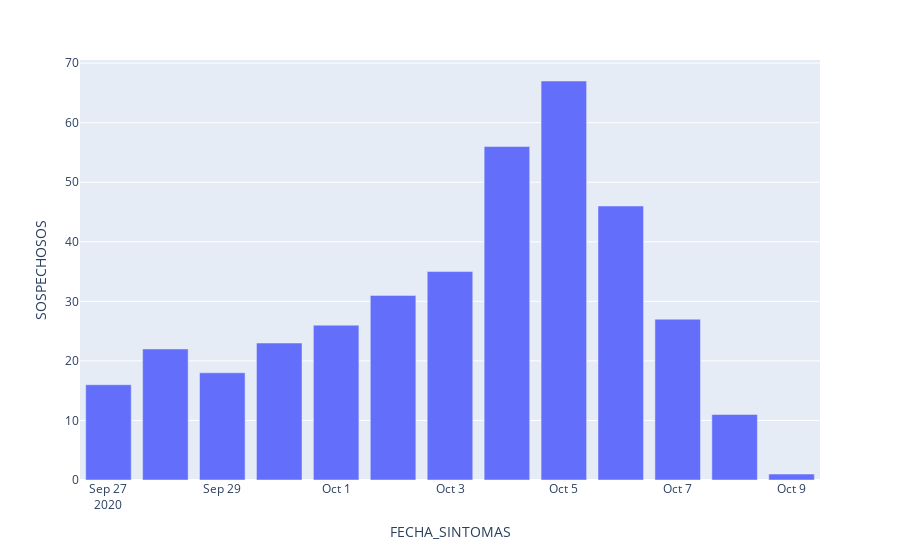

The cell this chart's notebook holds for it:
### Markdown cell above
### Sospechosos Mexicali por Fecha Inicio de Sintomas

### Code cell
#sospechosos
df = df_src.loc[df_src['ENTIDAD_RES'] == 2] #entidad = Baja California
df = df.loc[df['MUNICIPIO_RES'] == 2] # municipio = mexicali
df = df.loc[df['RESULTADO_LAB'] == 3] # resultado = sospechoso
df_suspected = df[['FECHA_SINTOMAS','RESULTADO_LAB']]

df_suspected_by_date = df_suspected.groupby("FECHA_SINTOMAS",as_index=False).count()

df_suspected_by_date.columns = ['FECHA_SINTOMAS','SOSPECHOSOS']

fig = px.bar(df_suspected_by_date,df_suspected_by_date.FECHA_SINTOMAS,df_suspected_by_date.SOSPECHOSOS);
fig.show()

### Figure 1 — Plotly figure (JSON) as saved in the notebook; plotly's stock layout.template omitted (floating-point values rounded to 4 significant figures)
{"data": [{"alignmentgroup": "True", "hovertemplate": "FECHA_SINTOMAS=%{x}<br>SOSPECHOSOS=%{y}<extra></extra>", "legendgroup": "", "marker": {"color": "#636efa"}, "name": "", "offsetgroup": "", "orientation": "v", "showlegend": false, "textposition": "auto", "type": "bar", "x": ["2020-09-27", "2020-09-28", "2020-09-29", "2020-09-30", "2020-10-01", "2020-10-02", "2020-10-03", "2020-10-04", "2020-10-05", "2020-10-06", "2020-10-07", "2020-10-08", "2020-10-09"], "xaxis": "x", "y": [16, 22, 18, 23, 26, 31, 35, 56, 67, 46, 27, 11, 1], "yaxis": "y"}], "layout": {"barmode": "relative", "legend": {"tracegroupgap": 0}, "margin": {"t": 60}, "xaxis": {"anchor": "y", "domain": [0, 1], "title": {"text": "FECHA_SINTOMAS"}}, "yaxis": {"anchor": "x", "domain": [0, 1], "title": {"text": "SOSPECHOSOS"}}}}
